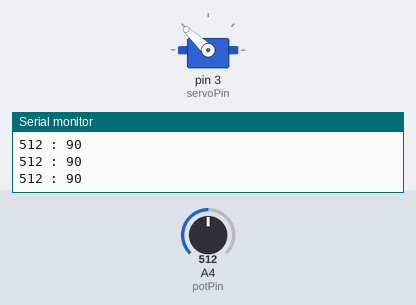
Bench run of a sketch on a simulated Arduino Uno, built with avr-gcc and run on an emulated ATmega328P. Parts: servo, the last lines printed to the serial monitor. The test bench sets the inputs (shaded band); at power-on: A4 (potPin) = 512.

Above: at 1.2 s.
1.3 s: A4 (potPin) set to 552
At 1.7 s:
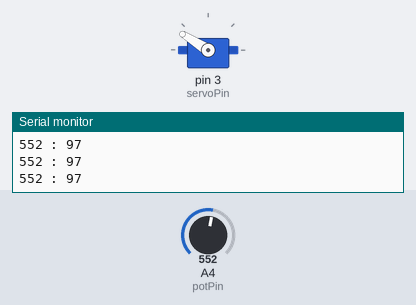
2.8 s: A4 (potPin) set to 583
At 4.0 s:
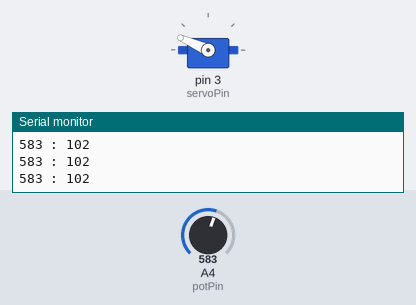
5.8 s: A4 (potPin) set to 105
At 6.1 s:
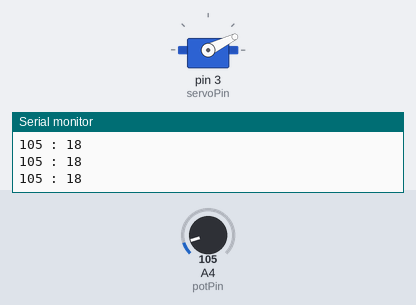
7.3 s: A4 (potPin) set to 93
At 8.3 s:
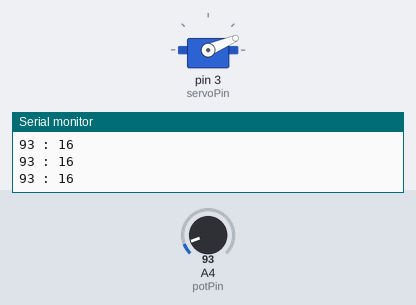
10.3 s: A4 (potPin) set to 60
At 10.7 s:
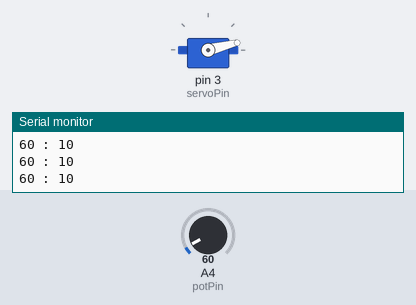
11.8 s: A4 (potPin) set to 51
At 13.0 s:
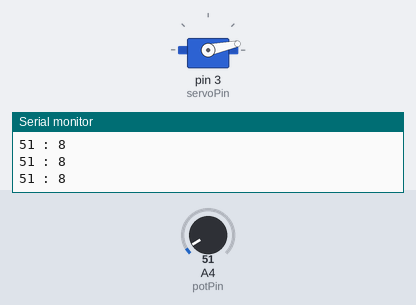
Timing chart, 0 to 14.3 s (numbered marks = the images above; inputs shaded):
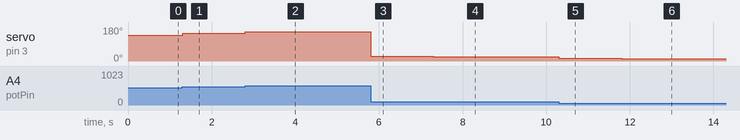

Measured:
- after the input at 1.3 s, servo on pin 3 (servoPin): 137° → 148° at once
- after the input at 2.8 s, servo on pin 3 (servoPin): 148° → 156° at once
- after the input at 5.8 s, servo on pin 3 (servoPin): 156° → 26° at once
- after the input at 7.3 s, servo on pin 3 (servoPin): 26° → 23° at once
- after the input at 10.3 s, servo on pin 3 (servoPin): 23° → 14° at once
- after the input at 11.8 s, servo on pin 3 (servoPin): 14° → 12° at once

The sketch:

ServoMotor.ino
```cpp
/*
 *  3D2-Project1 - Light & Motion
 *  Modified by Yushi Li - Feb 2021
 *
 *  Servo Motor to be moved by button/rotary potentiometer
 *
 */


#include <Servo.h>
Servo myservo;
/**********************************/
const int potPin = A4;
const int servoPin = 3;
/**********************************/
void setup(){
  pinMode(potPin,INPUT);
  myservo.attach(servoPin);
  Serial.begin(9600);
}
/**********************************/
void loop(){
  Serial.print(analogRead(potPin));Serial.print(" : ");Serial.print(constrain(map(analogRead(potPin), 0, 1024, 0, 180), 0, 180));Serial.print('\n');
  myservo.write(constrain(map(analogRead(potPin), 6, 670, 0, 180), 0, 180));
  delay(0);
}
/************************************/
```
